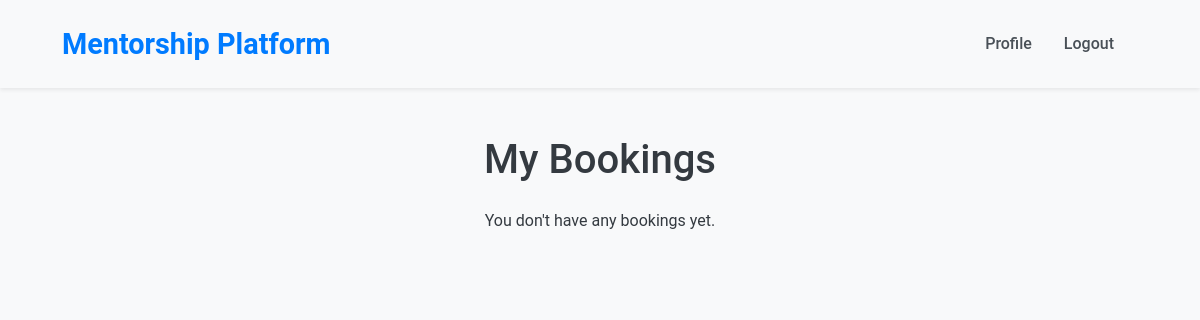
The page /schedule/my-bookings/ (signed in) on the database as committed earlier.
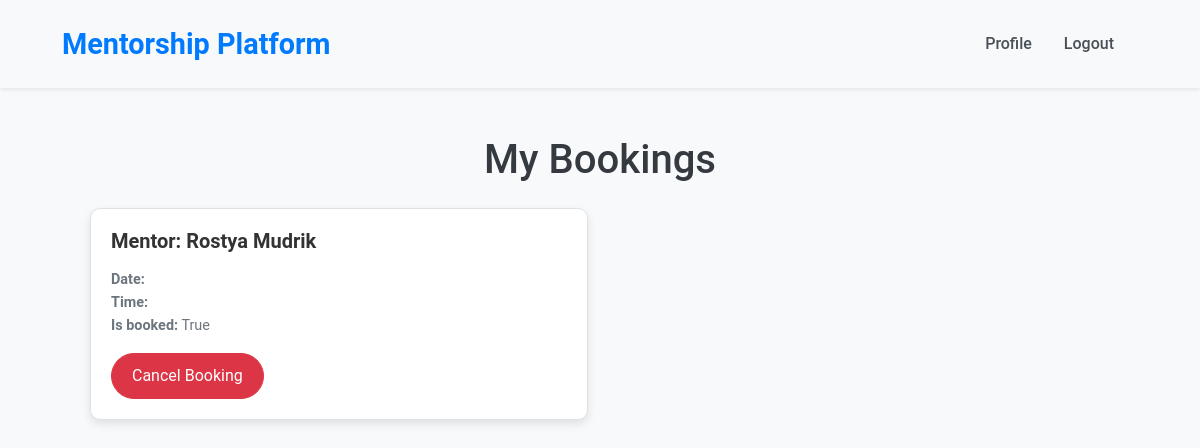
The same page on the database as committed later.
### schedule/models.py (models this page shows, shortened)
class Slot(models.Model):
    mentor = models.ForeignKey(
        User,
        on_delete=models.CASCADE,
        limit_choices_to={'is_mentor': True},
        related_name='mentor_slots'
    )
    user = models.ForeignKey(User, on_delete=models.SET_NULL, null=True, blank=True, related_name='user_bookings')
    date = models.DateField()
    time = models.TimeField()
    is_booked = models.BooleanField(default=False)
    class Meta:
        unique_together = ('mentor', 'date', 'time')

### accounts/models.py (models this page shows, shortened)
class User(AbstractBaseUser, PermissionsMixin):
    username = models.CharField(
        max_length=30,
        unique=True,
        verbose_name="Username"
    )
    first_name = models.CharField(
        max_length=64,
        verbose_name="First Name"
    )
    last_name = models.CharField(
        max_length=64,
        verbose_name="Last Name"
    )
    email = models.EmailField(
        unique=True,
        verbose_name="Email Address"
    )
    is_email_verified = models.BooleanField(default=False)
    phone_number = models.CharField(
        unique=True,
        blank=True,
        null=True,
        verbose_name="Phone Number"
    )
    is_mentor = models.BooleanField(
        default=False,
        verbose_name="Is Mentor"
    )
    is_staff = models.BooleanField(
        default=False,
        verbose_name="Is Staff"
    )
    is_active = models.BooleanField(default=True)
    USERNAME_FIELD = 'username'
    REQUIRED_FIELDS = ['email']
    objects = CustomUserManager()
    def get_full_name(self):
        return f"{self.first_name} {self.last_name}"

### schedule/views.py (the view)
# urls.py: path('my-bookings/', views.MyBookingsView.as_view(), name='my-bookings'),
@method_decorator(login_required, name='dispatch')
class MyBookingsView(View):
    def get(self, request, *args, **kwargs):
        bookings = Slot.objects.filter(user=request.user)
        return render(request, 'schedule/my-bookings.html', {'bookings': bookings})

### schedule/templates/schedule/my-bookings.html
{% extends 'base.html' %}
{% load static %}
{% block content %}
<div class="container mt-5">
    <h1 class="text-center mb-4">My Bookings</h1>
    {% if bookings %}
        <div class="row">
            {% for booking in bookings %}
                <div class="col-md-6 mb-4">
                    <div class="card">
                        <div class="card-body">
                            <h5 class="card-title">Mentor: {{ booking.user.get_full_name }}</h5>
                            <p class="card-text">
                                <strong>Date:</strong> {{ booking.slot.date }}<br>
                                <strong>Time:</strong> {{ booking.slot.time }}<br>
                                <strong>Is booked:</strong> {{ booking.is_booked }}
                            </p>
                            <a href="{% url 'cancel-booking' booking.id %}" class="btn btn-danger">Cancel Booking</a>
                        </div>
                    </div>
                </div>
            {% endfor %}
        </div>
    {% else %}
        <p class="text-center">You don't have any bookings yet.</p>
    {% endif %}
</div>
{% endblock %}

Rows that differ between the two databases and show on the page:
now on this page (row edited): Slot: user.get_full_name "Rostya Mudrik", is_booked "True"
Other text that changed with them:
text no longer shown: "You don't have any bookings yet."
